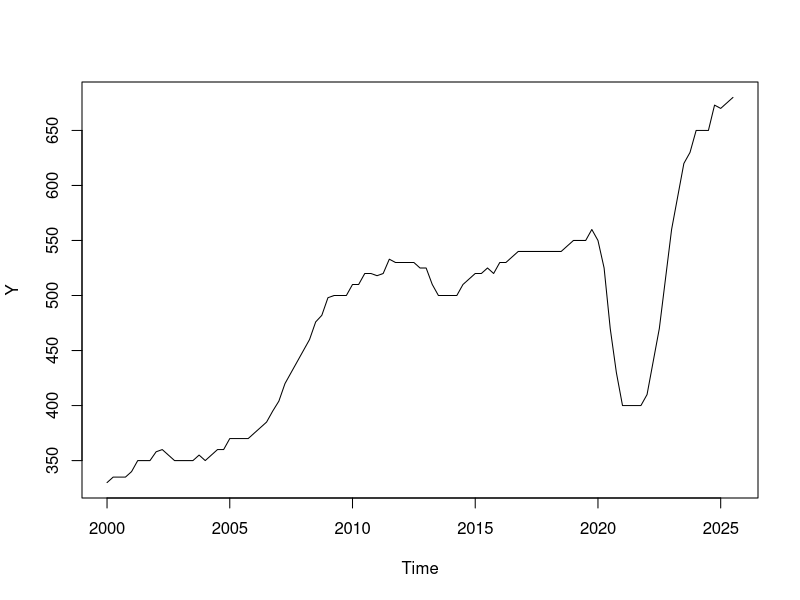
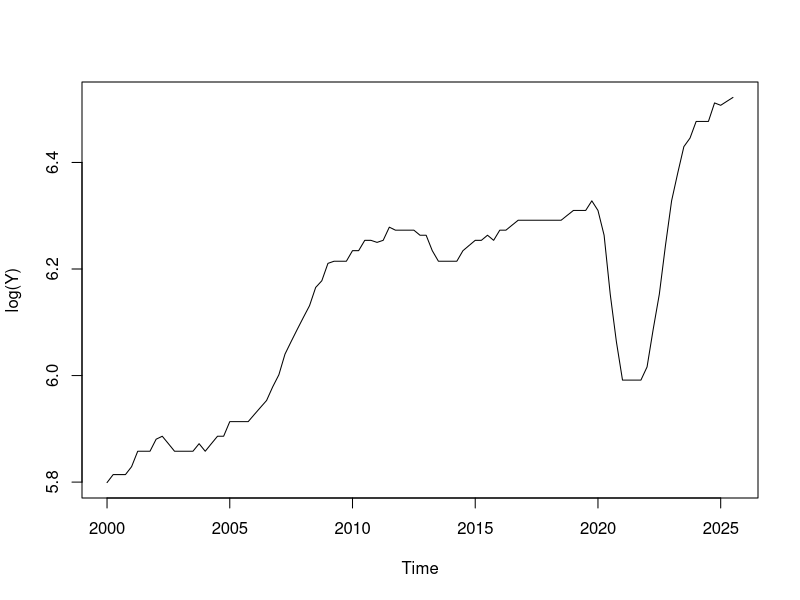
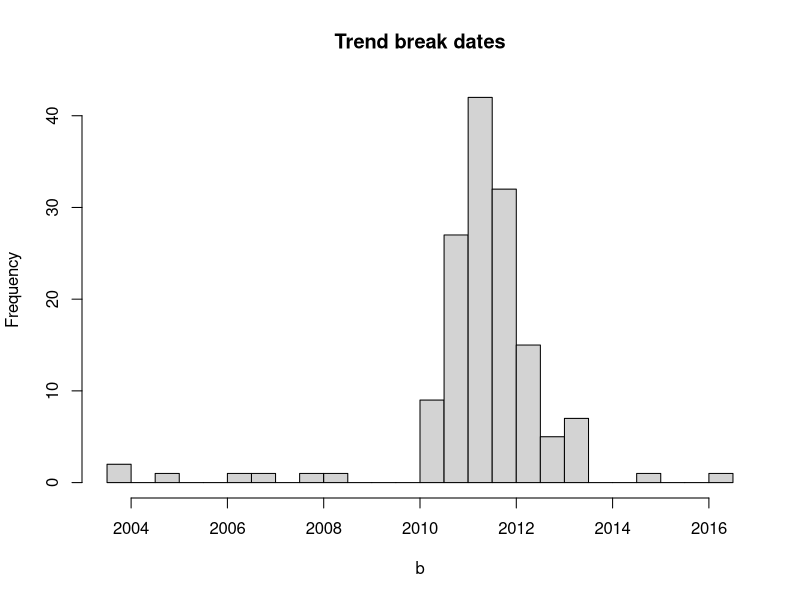
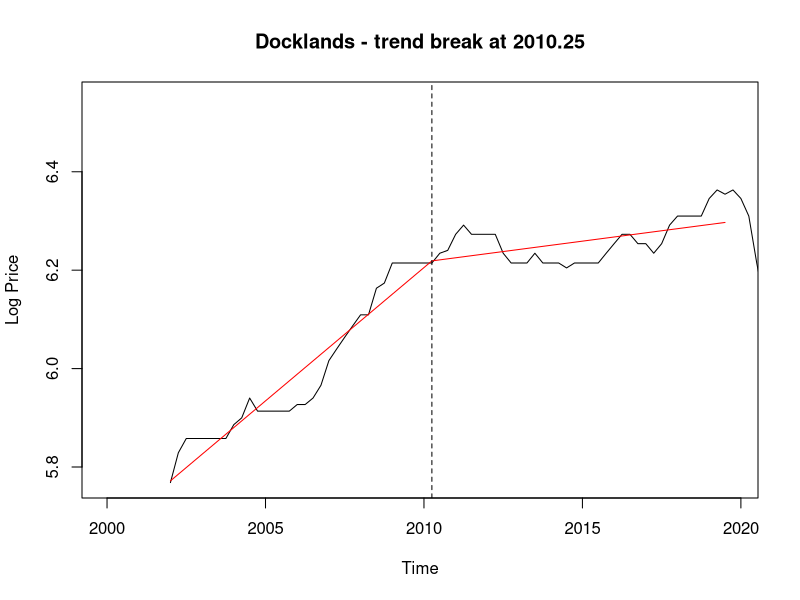

These figures' R source, in order: (Note: this script raises an error after producing the figures.)
## ---- chunk 1
library(urca)
library(forecast)
library(knitr)
library(parallel)
## ---- chunk 2
dt <- read.csv("rent_by_qtr_suburb_refactored.csv")
## ---- chunk 3
# Total number of NAs in the whole dataset
sum(is.na(dt))

# NAs per suburb (row), showing only suburbs that have any NA values
na_by_suburb <- rowSums(is.na(dt[, -1]))
names(na_by_suburb) <- dt$Suburb
na_by_suburb[na_by_suburb > 0]

# NAs per quarter (column), showing only quarters that have  NA values
na_by_quarter <- colSums(is.na(dt[, -1]))
na_by_quarter[na_by_quarter > 0]
## ---- chunk 4

# Define a function that extracts the row within the data that matches 
# the suburb name given and drop the first column (which has all suburb names).
get_suburb <- function(name) {
  y <- as.numeric(unlist(dt[dt$Suburb == name, -1]))
  Y <- ts(y, start = c(2000, 1), frequency = 4)
  
  # Docklands has no data before Mar 2002, so start it there
  if (name == "Docklands") {
    Y <- window(Y, start = c(2002, 1))
  }
  
  return(Y)
}
## ---- chunk 5
Y <- get_suburb("Southbank")
plot(Y)
plot(log(Y))
## ---- chunk 6
trend_break <- function(b, time) {
  return ((time>b)*(time-b))
}
## ---- chunk 7
trend_breaks <- list()
# Find the optimal trend break 
for (s in dt$Suburb) {
  FirstForecast <- 2019.75
  
  Y  <- log(get_suburb(s))
  
  Time  <- time(Y)
  
  t_est   <- which(Time < FirstForecast)
  
  # We will have a standard 15% (3 years) zone where no break points are allowed.
  # So with the training set being from 2000Q1 to 2019Q3 gives:
  Break_range <- Time[which(Time >= 2003 & Time < 2016.75)]
    
  # M is a matrix for the RSS corresponding to each b
  M <- matrix(nrow = length(Break_range), ncol = 2)
  colnames(M) <- c("b", "RSS")
  M[, "b"] <- Break_range
  
  for (b in Break_range){
    TB_b <- trend_break(b, Time[t_est])
    X <- cbind(Time[t_est], TB_b)
    
    eq1 <- Arima(Y[t_est], order=c(0,0,0), xreg=X)
    
    # Store RSS in appropriate entry of M
    M[which(M[, "b"] == b), "RSS"] <-  sum(eq1$residuals^2)
  }
  b_best  <- M[which.min(M[, "RSS"]), "b"]
  
  trend_breaks[[s]] <- list(
    b_best  = b_best
  )
}

## ---- chunk 8
b_vals <- sapply(trend_breaks, function(x) unname(x$b_best))

range(b_vals)
summary(b_vals)
sort(b_vals)

hist(b_vals, breaks = 30, main = "Trend break dates", xlab = "b")
## ---- chunk 9
s <- "Docklands"
Y <- log(get_suburb(s))
Time  <- time(Y)
t_est <- which(Time < FirstForecast)

b <- trend_breaks[[s]]$b_best

TB_b <- trend_break(b, Time[t_est])
X    <- cbind(Time[t_est], TB_b)
eq1  <- Arima(Y[t_est], order=c(0,0,0), xreg=X)

# Fitted values = data minus residuals, as a ts so they line up on the time axis
fit_line <- ts(Y[t_est] - eq1$residuals, start = start(Y), frequency = 4)

plot(Y, xlim = c(2000, 2019.75), main = paste(s, "- trend break at", b), ylab = "Log Price")
lines(fit_line, col = "red", lwd = 1)
abline(v = b, lty = 2)
## ---- chunk 10
simulate_adf_cv <- function(n, X_det, t_stat, reps = 20000){
  t <- 2:n
  X <- X_det[t, , drop=FALSE]      # deterministic terms, aligned with t
  
  tADF <- matrix(nrow=reps, ncol=1)
  for (r in 1:reps){
    # Simulate under H0
    Y_simulated <- arima.sim(n=n, model=list(order=c(0,1,0)))[-1]
    
    DY <- Y_simulated[t]-Y_simulated[t-1]
    Y1 <- Y_simulated[t-1]
    
    tADF[r] <- summary(lm(DY~X+Y1))$coefficients["Y1","t value"]
  }
  
  p_val <- mean(tADF < t_stat)
  return(list(p_val = p_val, tADF = tADF))
}
## ---- chunk 11
adf_test <- function(Y, X_det, reps = 20000){
  n <- length(Y)
  t <- 2:n
  
  Y_1 <- Y[t-1]
  DY  <- Y[t]-Y[t-1]
  X   <- X_det[t, , drop=FALSE]
  
  t_stat <- summary(lm(DY ~ X + Y_1))$coefficients["Y_1", "t value"]
  
  p_val <- simulate_adf_cv(n, X_det, t_stat, reps)$p_val
  return(1 * (p_val > 0.05))     # 1 = unit root (don't reject), 0 = stationary
}
## ---- chunk 12
fit_arima <- function(y, order, xreg, drift) {
  tryCatch(
    Arima(y, order = order, xreg = xreg, include.drift = drift),
    error = function(e) tryCatch(
      Arima(y, order = order, xreg = xreg, include.drift = drift, method = "ML"),
      error = function(e2) NULL
    )
  )
}
## ---- chunk 13
RNGkind("L'Ecuyer-CMRG")   # reproducible random streams across cores
set.seed(123)

fit_suburb <- function(s){
  pmax <- 9 # Max AR lag order
  qmax <- 9 # Max MA lag order
  FirstForecast <- 2019.75
  
  Y  <- log(get_suburb(s))
  
  Time   <- as.numeric(time(Y))
  t_est  <- which(Time < FirstForecast)
  t_test <- which(Time >= FirstForecast)
  
  b   <- trend_breaks[[s]]$b_best
  TBt <- 1 * (Time > b) * (Time-b)
  
  Y_test <- exp(Y[t_test])    # test data in dollars
  hmax <- length(t_test)
  
  # Storage for Ljung-Box p-values and AICc
  LBp <- matrix(nrow=pmax+1, ncol=qmax+1)
  rownames(LBp) <- paste0("p=", 0:pmax)
  colnames(LBp) <- paste0("q=", 0:qmax)
  AICc <- LBp
  
  nd <- adf_test(Y[t_est], cbind(Time[t_est], TBt[t_est]))
  
  if (nd == 1){
    # Drops first training quarter, so results line up with diff(Y[t_est])
    # which starts at the second quarter. 
    DU <- 1 * (Time[t_est][-1] > b)  
    nd <- nd + adf_test(diff(Y[t_est]), cbind(DU))
  }
  
  if (nd == 0){
    X <- cbind(Time, TBt)
    drift <- FALSE
  } else if (nd == 1){
    X <- cbind(TBt)
    drift <- TRUE      # drift = constant growth rate, replaces Time
  } else {
    X <- cbind(TBt)
    drift <- FALSE     # trend annihilated at d = 2
  }
  
  models <- list()
  
  for (p in 0:pmax){
    for (q in 0:qmax){
      eq <- fit_arima(Y[t_est], c(p, nd, q), X[t_est, , drop = FALSE], drift)
      
      if (is.null(eq)) next
      
      AICc[p+1, q+1] <- eq$aicc
      LBp[p+1,q+1] <- Box.test(eq$residuals, 
                             lag = max(8, p + q + 4), 
                             type = "Ljung-Box", 
                             fitdf = p + q)$p.value
      models[[paste(p, q)]] <- eq
    }
  }
  
  # Best model: lowest AICc among those passing Ljung-Box
  AICc_ok <- AICc
  AICc_ok[LBp <= 0.05 | is.na(LBp)] <- NA 
  
  if (all(is.na(AICc_ok))) return(NULL)   # no model passed Ljung-Box
  
  best <- which(AICc_ok == min(AICc_ok, na.rm = TRUE), arr.ind = TRUE)
  p_best <- best[1, 1] - 1
  q_best <- best[1, 2] - 1
  model  <- models[[paste(p_best, q_best)]]
  
  # Forecast the test period and convert back to dollars
  forecasts <- exp(forecast(model, xreg=X[t_test, , drop=FALSE], h=hmax)$mean)
  RMSE <- sqrt(mean((Y_test-forecasts)^2, na.rm = TRUE))
  
  return(list(
    suburb      = s,
    Y           = Y,
    Y_train     = Y[t_est],
    Y_test      = Y_test,
    model       = model,
    trend_break = b,
    nd          = nd,
    p           = p_best,
    q           = q_best, 
    AICc        = AICc,
    forecasts   = forecasts,
    RMSE        = RMSE
  ))
}

results <- mclapply(dt$Suburb, fit_suburb, mc.cores = detectCores() - 1)
names(results) <- dt$Suburb
## ---- chunk 14
for (s in names(results)) {
  r   <- results[[s]]
  idx <- which(is.na(r$AICc), arr.ind = TRUE)   # row/col positions of NAs
  
  for (i in seq_len(nrow(idx))) {
    p <- idx[i, "row"] - 1                       # row 1 = p=0
    q <- idx[i, "col"] - 1                       # col 1 = q=0
    cat("Fit failed:", s, "ARIMA(", p, ",", r$nd, ",", q, ")\n")
  }
}
## ---- chunk 15
# How many of each number of differencing was required
cat("d values")
table(sapply(results, function(r) r$nd)) 
cat("\n")

# How many of each p-value appeared during modelling (missing = 0)
cat("p values")
table(sapply(results, function(r) r$p))
cat("\n")

# How many of each q-value appeared during modelling (missing = 0)
cat("q values")
table(sapply(results, function(r) r$q))
## ---- chunk 16
rmse_df <- data.frame(
  Suburb   = names(results),
  RMSE     = sapply(results, function(r) r$RMSE),
  MAPE     = sapply(results, function(r) 
    100 * mean(abs(r$Y_test - r$forecasts) / r$Y_test, na.rm = TRUE)),
  MPE      = sapply(results, function(r) # 
    100 * mean((r$Y_test - r$forecasts) / r$Y_test, na.rm = TRUE)), 
  nd       = sapply(results, function(r) r$nd),
  p        = sapply(results, function(r) r$p),
  q        = sapply(results, function(r) r$q),
  row.names = NULL
)

rmse_df <- rmse_df[order(rmse_df$MAPE), ]

measures <- rmse_df[, c("RMSE", "MAPE", "MPE")]

summary_tab <- data.frame(
  Measure = c("RMSE (\\$/week)", "MAPE (%)", "MPE (%)"),
  Min     = sapply(measures, min),
  Median  = sapply(measures, median),
  Mean    = sapply(measures, mean),
  Max     = sapply(measures, max),
  row.names = NULL
)
kable(summary_tab, digits = 1, caption = "Test-period forecast accuracy across suburbs")

hist(rmse_df$MAPE, breaks = 30,
     main = "MAPE across suburbs",
     xlab = "Mean absolute percentage error (%)", col = "grey80")
abline(v = median(rmse_df$MAPE), col = "red", lwd = 2)
legend("topright",
       legend = paste("Median =", round(median(rmse_df$MAPE, na.rm = TRUE), 2), "%"),
       col = "red", lty = 1, lwd = 2, bty = "n")


hist(rmse_df$RMSE, breaks = 30,
     main = "RMSE across suburbs",
     xlab = "RMSE of Median Price Forecasts ($/week)", col = "grey80")
abline(v = median(rmse_df$RMSE), col = "red", lwd = 2)
legend("topright",
       legend = paste("Median =", round(median(rmse_df$RMSE, na.rm = TRUE), 2), "%"),
       col = "red", lty = 1, lwd = 2, bty = "n")

kable(head(rmse_df, 5), digits = 3, row.names = FALSE, caption = "Most accurate suburbs (based on MAPE)")
kable(head(rmse_df[order(-rmse_df$MAPE), ], 5),
      digits = 3, row.names = FALSE, caption = "Least accurate suburbs (based on MAPE)")

## ---- chunk 17
plot_suburb <- function(s) {
  r <- results[[s]]
  
  Y      <- r$Y
  Time   <- as.numeric(time(Y))
  t_est  <- which(Time < 2019.75)
  t_test <- which(Time >= 2019.75)
  b      <- r$trend_break
  TBt    <- 1 * (Time > b) * (Time - b)
  
  if (r$nd == 0){
    X <- cbind(Time, TBt)
  } else {
    X <- cbind(TBt)
  }
  
  fc <- forecast(r$model, xreg = X[t_test, , drop = FALSE], h = length(t_test))
  
  start_fit <- c(floor(Time[1]), round((Time[1] %% 1) * 4) + 1)
  fitted_ts <- ts(exp(as.numeric(fitted(r$model))), start = start_fit, frequency = 4)
  fc_mean <- ts(exp(as.numeric(fc$mean)), start = c(2019, 4), frequency = 4)
  
  # 95% Interval assuming normality.
  fc_lower  <- ts(exp(as.numeric(fc$lower[, 2])), start = c(2019, 4), frequency = 4)
  fc_upper  <- ts(exp(as.numeric(fc$upper[, 2])), start = c(2019, 4), frequency = 4)
  
  plot(exp(Y), ylim = range(exp(Y), fc_lower, fc_upper, na.rm = TRUE),
       main = paste(s, "- ARIMA(", r$p, ",", r$nd, ",", r$q, ") with trend break"),
       ylab = "Median weekly rent ($/week)", xlab = "Time")
  lines(fitted_ts, col = adjustcolor("blue", 0.4), lwd = 1.5)
  lines(fc_mean,   col = "red", lwd = 2)
  lines(fc_lower,  col = "red", lty = 2)
  lines(fc_upper,  col = "red", lty = 2)
  
  abline(v = b, lty = 3)
  abline(v = 2019.75, col = "grey50")
  
  legend("topleft",
         c("Actual", "Fitted (training)", "Forecast (test)", "95% interval", "Trend break", "Forecast start"),
         col = c("black", adjustcolor("blue", 0.4), "red", "red", "black", "grey50"),
         lty = c(1, 1, 1, 2, 3, 1), lwd = c(1, 1.5, 2, 1, 1, 1), bty = "n", cex = 0.8)
}
## ---- chunk 18
plot_suburb("Echuca")                                # Zero differences 
plot_suburb("Albert Park-Middle Park-West St Kilda") # One Difference 


plot_suburb("Brighton East")                         # Most Accurate Suburb
plot_suburb("North Bendigo")                         # Least Accurate Suburb

## ---- chunk 19
trend_breaks <- list()
# Find the optimal trend break 
for (s in dt$Suburb) {
  FirstForecast <- 2025.75
  
  Y  <- log(get_suburb(s))
  
  Time  <- time(Y)
  
  t_est   <- which(Time < FirstForecast)
  
  # We will have a standard 15% (approx 4 years) zone where no break points are allowed.
  # So with the training set being from 2000Q1 to 2025Q3 gives:
  Break_range <- Time[which(Time >= 2004 & Time < 2021.75)]
    
  # M is a matrix for the RSS corresponding to each b
  M <- matrix(nrow = length(Break_range), ncol = 2)
  colnames(M) <- c("b", "RSS")
  M[, "b"] <- Break_range
  
  for (b in Break_range){
    TB_b <- trend_break(b, Time[t_est])
    X <- cbind(Time[t_est], TB_b)
    
    eq1 <- Arima(Y[t_est], order=c(0,0,0), xreg=X)
    
    # Store RSS in appropriate entry of M
    M[which(M[, "b"] == b), "RSS"] <-  sum(eq1$residuals^2)
  }
  b_best  <- M[which.min(M[, "RSS"]), "b"]
  
  trend_breaks[[s]] <- list(
    b_best  = b_best
  )
}

## ---- chunk 20
RNGkind("L'Ecuyer-CMRG")   # reproducible random streams across cores
set.seed(123)

fit_suburb_future <- function(s){
# Loop over every suburb (row) within our dataset.
  pmax <- 9 # Max AR lag order
  qmax <- 9 # Max MA lag order
  FirstForecast <- 2025.75
  
  Y  <- log(get_suburb(s))

  
  Time   <- as.numeric(time(Y))
  t_est  <- which(Time < FirstForecast)

  b   <- trend_breaks[[s]]$b_best
  TBt <- 1 * (Time > b) * (Time-b)
  
  hmax <- 24
  
  # Storage for Ljung-Box p-values and AICc
  LBp <- matrix(nrow=pmax+1, ncol=qmax+1)
  rownames(LBp) <- paste0("p=", 0:pmax)
  colnames(LBp) <- paste0("q=", 0:qmax)
  AICc <- LBp
  
  nd <- adf_test(Y[t_est], cbind(Time[t_est], TBt[t_est]))
  
  # Build regressors for the future quarters (Dec 2025 onwards)
  Time_future <- max(Time) + (1:hmax) / 4
  TB_future   <- 1 * (Time_future > b) * (Time_future - b)
  
  if (nd == 0){
    X_future <- cbind(Time = Time_future, TBt = TB_future)
  } else {
    X_future <- cbind(TBt = TB_future)
  }
  
  if (nd == 1){
    # Drops first training quarter, so results line up with diff(Y[t_est])
    # which starts at the second quarter. 
    DU <- 1 * (Time[t_est][-1] > b)  
    nd <- nd + adf_test(diff(Y[t_est]), cbind(DU))
  }
  
  if (nd == 0){
    X <- cbind(Time, TBt)
    drift <- FALSE
  } else if (nd == 1){
    X <- cbind(TBt)
    drift <- TRUE      # drift = constant growth rate, replaces Time
  } else {
    X <- cbind(TBt)
    drift <- FALSE     # trend annihilated at d = 2
  }

  
  models <- list()
  
  for (p in 0:pmax){
    for (q in 0:qmax){
      
      eq <- fit_arima(Y[t_est], c(p, nd, q), X[t_est, , drop = FALSE], drift)
      if (is.null(eq)) next
    
      AICc[p+1, q+1] <- eq$aicc
      LBp[p+1,q+1] <- Box.test(eq$residuals, 
                             lag = max(8, p + q + 4), 
                             type = "Ljung-Box", 
                             fitdf = p + q)$p.value
      models[[paste(p, q)]] <- eq
    }
  }
  # Best model: lowest AICc among those passing Ljung-Box
  AICc_ok <- AICc
  # Blank any AICc values matching the matrix locations where
  # LBp <= 0.05 
  AICc_ok[LBp <= 0.05 | is.na(LBp)] <- NA 
  
  if (all(is.na(AICc_ok))) {
    cat("No model passed Ljung-Box for:", s, "\n")
    next
  }
  
  best <- which(AICc_ok == min(AICc_ok, na.rm = TRUE), arr.ind = TRUE)
  p_best <- best[1, 1] - 1
  q_best <- best[1, 2] - 1
  model  <- models[[paste(p_best, q_best)]]
  
  # Forecast future quarters, with intervals, and convert back to dollars
  fc <- forecast(model, xreg = X_future, h = hmax)
  forecasts <- ts(exp(as.numeric(fc$mean)),       start = c(2025, 4), frequency = 4)
  
  # 95% Interval assuming normality
  lower95   <- ts(exp(as.numeric(fc$lower[, 2])), start = c(2025, 4), frequency = 4)
  upper95   <- ts(exp(as.numeric(fc$upper[, 2])), start = c(2025, 4), frequency = 4)
 
  
  return(list(
   suburb      = s,
    Y           = Y,
    Y_train     = Y[t_est],
    model       = model,
    trend_break = b,
    nd          = nd,
    p           = p_best,
    q           = q_best, 
    AICc        = AICc,
    forecasts   = forecasts,
    lower95     = lower95,
    upper95     = upper95
  ))
  
}

results_future <- mclapply(dt$Suburb, fit_suburb_future, mc.cores = detectCores() - 1)
names(results_future) <- dt$Suburb
## ---- chunk 21
for (s in names(results_future)) {
  r   <- results_future[[s]]
  idx <- which(is.na(r$AICc), arr.ind = TRUE)   # row/col positions of NAs
  
  for (i in seq_len(nrow(idx))) {
    p <- idx[i, "row"] - 1                       # row 1 = p=0
    q <- idx[i, "col"] - 1                       # col 1 = q=0
    cat("Fit failed:", s, "ARIMA(", p, ",", r$nd, ",", q, ")\n")
  }
}
## ---- chunk 22
# How many of each number of differencing was required
cat("d values")
table(sapply(results_future, function(r) r$nd)) 
cat("\n")

# How many of each p-value appeared during modelling (missing = 0)
cat("p values")
table(sapply(results_future, function(r) r$p))
cat("\n")

# How many of each q-value appeared during modelling (missing = 0)
cat("q values")
table(sapply(results_future, function(r) r$q))
## ---- chunk 23
plot_future <- function(s) {
  r <- results_future[[s]]
  
  fc    <- r$forecasts
  lower <- r$lower95
  upper <- r$upper95
  tt    <- as.numeric(time(fc))
  
  plot(fc, ylim = range(lower, upper, na.rm = TRUE), type = "n",
       main = paste(s, "- forecast, ARIMA(", r$p, ",", r$nd, ",", r$q, ")"),
       ylab = "Median prices", xlab = "Time")
  polygon(c(tt, rev(tt)), c(as.numeric(lower), rev(as.numeric(upper))),
          col = adjustcolor("red", 0.15), border = NA)
  lines(fc,    col = "red", lwd = 2)
  lines(lower, col = "red", lty = 2)
  lines(upper, col = "red", lty = 2)
  
  legend("topleft", c("Forecast", "95% interval"),
         col = "red", lty = c(1, 2), lwd = c(2, 1), bty = "n", cex = 0.8)
}
## ---- chunk 24
nd_vals <- sapply(results_future, function(r) r$nd)

(s0 <- names(nd_vals)[nd_vals == 0][1])
(s1 <- names(nd_vals)[nd_vals == 1][1])


# Plot some suburbs of interest from Part B. Note: The proceeding comments 
# detail information about the suburbs concluded from part B.

plot_future("Echuca")                                # Zero differences
plot_future("Albert Park-Middle Park-West St Kilda") # One Difference 


plot_future("Brighton East")                         # Most Accurate Suburb 
plot_future("North Bendigo")                         # Least Accurate Suburb
## ---- chunk 25
h_base <- 4     # Sep 2026 (2026Q3), the 4th forecast quarter
h      <- 24    # Sep 2031 (2031Q3), the end of the forecasts

growth <- sapply(results_future, function(r) {
  base     <- as.numeric(r$forecasts[h_base])   # forecast rent, Sep 2026
  forecast <- as.numeric(r$forecasts[h])        # forecast rent, Sep 2031
  forecast / base - 1
})

summary(100 * growth)

hist(100 * growth, breaks = 30, col = "grey80",
     main = "Forecast 5-year rent growth, Sep 2026 to Sep 2031 \n (Using a forecasted 2026)",
     xlab = "Growth rate (%)", ylab = "Number of suburbs")
abline(v = 100 * median(growth), col = "red", lwd = 2)
abline(v = 0, lty = 2)
legend("topright",
       legend = c(paste0("Median (", round(100 * median(growth), 1), "%)"), "Zero growth"),
       col = c("red", "black"), lty = c(1, 2), lwd = c(2, 1), bty = "n", cex = 0.8)
## ---- chunk 26
h_base <- 4     # Sep 2026 (2026Q3), the 4th forecast quarter
h      <- 24    # Sep 2031 (2031Q3)

growth <- sapply(results_future, function(r) {
  base     <- as.numeric(r$forecasts[h_base])   # forecast rent, Sep 2026
  forecast <- as.numeric(r$forecasts[h])        # forecast rent, Sep 2031
  forecast / base - 1
})

top10     <- sort(growth, decreasing = TRUE)[1:10]
top_names <- names(top10)

top_tab <- data.frame(
  Suburb    = top_names,
  Base      = sapply(results_future[top_names], function(r) as.numeric(r$forecasts[h_base])),
  Forecast  = sapply(results_future[top_names], function(r) as.numeric(r$forecasts[h])),
  Growth    = 100 * top10,
  row.names = NULL
)

kable(top_tab, digits = 1,
      col.names = c("Suburb", "Sep 2026 forecast (\\$/week)", "Sep 2031 forecast (\\$/week)", "Growth (%)"),
      caption = "Top 10 suburbs by forecasted 5-year rent growth, Sep 2026 to Sep 2031")
## ---- chunk 27
bottom10     <- sort(growth, decreasing = FALSE)[1:10]
bottom_names <- names(bottom10)

bottom_tab <- data.frame(
  Suburb    = bottom_names,
  Base      = sapply(results_future[bottom_names], function(r) as.numeric(r$forecasts[h_base])),
  Forecast  = sapply(results_future[bottom_names], function(r) as.numeric(r$forecasts[h])),
  Growth    = 100 * bottom10,
  row.names = NULL
)

kable(bottom_tab, digits = 1,
      col.names = c("Suburb", "Sep 2026 forecast (\\$/week)", "Sep 2031 forecast (\\$/week)", "Growth (%)"),
      caption = "Bottom 10 suburbs by forecasted 5-year rent growth, Sep 2026 to Sep 2031")
## ---- chunk 28
#| results: asis
current <- sapply(results_future, function(r) exp(as.numeric(tail(r$Y, 1))))   # actual, Sep 2025
base    <- sapply(results_future, function(r) as.numeric(r$forecasts[4]))       # forecast, Sep 2026

# Build and print a top-10 table for growth from `start` to `end`
top10_growth <- function(start, end, period, start_label, end_label) {
  g  <- end / start - 1
  t10 <- sort(g, decreasing = TRUE)[1:10]
  nm <- names(t10)
  
  tab <- data.frame(
    Period   = period,
    Rank     = 1:10,
    Suburb   = nm,
    Start    = start[nm],
    End      = end[nm],
    Growth   = 100 * t10,
    row.names = NULL
  )
  
  print(kable(tab[, -1], digits = 1,
              col.names = c("Rank", "Suburb", paste(start_label, "(\\$/week)"),
                            paste(end_label, "(\\$/week)"), "Growth (%)"),
              caption = paste("Top 10 suburbs by rent growth,", period)))
  tab
}

top_by_year <- list()

# Sep 2025 (last actual) to Sep 2026 (forecast)
top_by_year[["2026"]] <- top10_growth(current, base, "Sep 2025 to Sep 2026",
                                      "Sep 2025 actual", "Sep 2026 forecast")

# Sep 2026 (forecast) to Sep 2027 ... Sep 2031 (forecast)
for (yr in 2027:2031) {
  hh   <- (yr - 2025) * 4                  # Sep 2027 = h 8, ..., Sep 2031 = h 24
  fc_h <- sapply(results_future, function(r) as.numeric(r$forecasts[hh]))
  
  top_by_year[[as.character(yr)]] <- top10_growth(base, fc_h, paste("Sep 2026 to Sep", yr),
                                                  "Sep 2026 forecast", paste("Sep", yr, "forecast"))
}

top_all <- do.call(rbind, top_by_year)
top_out <- top_all
top_out[, c("Start", "End", "Growth")] <- round(top_out[, c("Start", "End", "Growth")], 1)
write.csv(top_out, "top10_growth_by_year.csv", row.names = FALSE)
## ---- chunk 29
plot_future("Keilor")    # Highest growth rate

plot_future("Southbank") # Lowest growth rate (which is negative)
